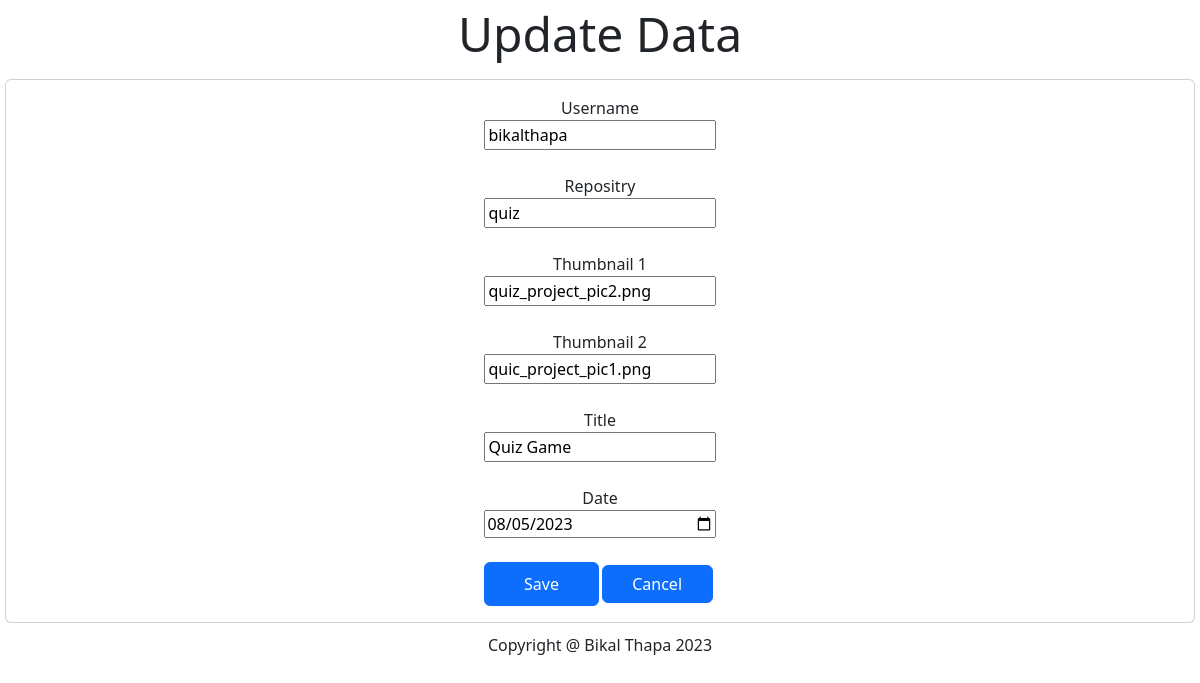
Screenshot of /admin-content/change_portfolio/update.php?id=18 with the database file from the repository.
### tables this page shows
CREATE TABLE `portfolio` (
  `id` int(11) NOT NULL,
  `user_name` text DEFAULT NULL,
  `repo_name` text DEFAULT NULL,
  `thumb_1` text DEFAULT NULL,
  `thumb_2` text DEFAULT NULL,
  `title` text DEFAULT NULL,
  `dates` date DEFAULT NULL
);

### admin-content/change_portfolio/update.php (the view, shortened to what this page needs)
<?php
include "../../connection.php";
?>
<!DOCTYPE html>
<html>
<head>
	<link href="https://cdn.jsdelivr.net/npm/bootstrap@5.3.1/dist/css/bootstrap.min.css" rel="stylesheet">
  <link rel="stylesheet" type="text/css" href="../style.css">
</head>
<body>
  <p class="display-5 text-center">Update Data</p>
        <?php
          $id = $_GET['id'];
          $select_query = "SELECT * FROM portfolio WHERE id = $id;";
          $result = mysqli_query($conn, $select_query);
          if($result){
            $row = mysqli_fetch_assoc($result);
            $username = $row['user_name'];
            $repo_name = $row['repo_name'];
            $thumb_1 = $row['thumb_1'];
            $thumb_2 = $row['thumb_2'];
            $title = $row['title'];
            $date = $row['dates'];
          }
        ?>
<div class="card text-center">
  <div class="card-body">
    <form method="post" action="" id="input_field">
      <div class="github">
        Username<input type="text" name="username" placeholder="Github Username" value="<?php echo $username; ?>"><br>
        Repositry<input type="text" name="rname" placeholder="Project Repositry Name" value="<?php echo $repo_name; ?>" class="outline-primary"><br>
        Thumbnail 1<input type="text" name="thumb1" placeholder="Thumbnail 1" value="<?php echo $thumb_1; ?>"><br>
        Thumbnail 2<input type="text" name="thumb2" placeholder="Thumbnail 2" value="<?php echo $thumb_2; ?>"><br>
        Title<input type="text" name="title" placeholder="Protfolio Title" value="<?php echo $title; ?>"><br>
        Date<input type="date" name="date" placeholder="Date" value="<?php echo $date; ?>"><br>
        <div class="update_operation">
        <input class="btn btn-primary" type="submit" name="save" value="Save">
        <a class="btn btn-primary" href="admin.php">Cancel</a>
        </div>
      </div>
    </form>
  </div>
</div>
<div class="nav justify-content-center footer_div" style="margin-top:10px;">
  <p>Copyright @ Bikal Thapa 2023</p>
</div>
</body>
</html>

### style.css (style rules this page uses)
.footer_div { bottom: 0px; width: 100%; }

### admin-content/change_portfolio/update.php (style rules this page uses)
body { margin: 5px; }
.github { width: 20%; display: flex; margin: auto; justify-content: center; align-items: center; flex-direction: column; }
.github input { width: 100%; }
.update_operation { width: 100%; display: flex; flex-direction: row; }
.update_operation a { margin: 3px; min-width: 48%; }

### rows the page displays
portfolio: username "bikalthapa", rname "quiz", thumb1 "quiz_project_pic2.png", thumb2 "quic_project_pic1.png", title "Quiz Game", date "08/05/2023"
